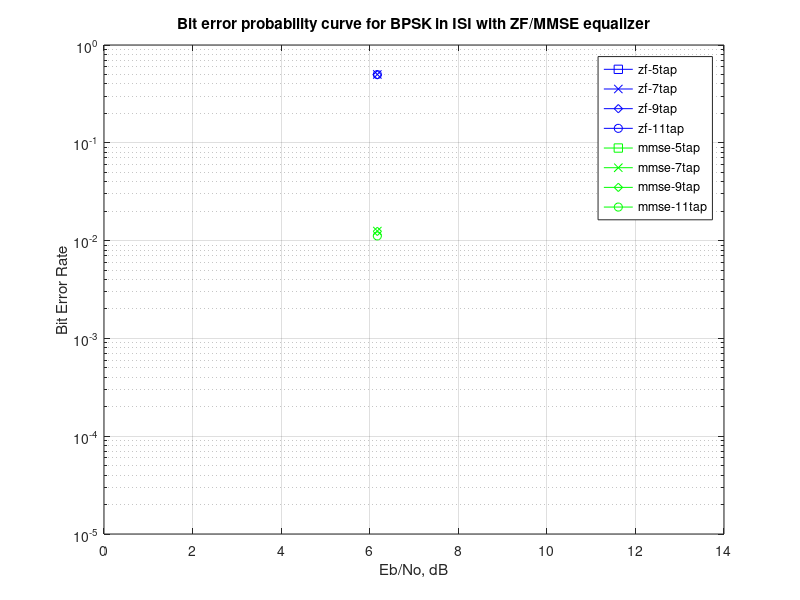

Reproduce this figure in MATLAB.
%zero forcing for BPSK
N=10^6;
Eb_N0_dB=6.17200395505916; %SNR for BPSK to achieve 10^(-3) BER
K=5;
%Transmitter
input=rand(1,N)>0.5;   %generate random inputs
s=2*input-1;    %BPSK modulation
%channel model
mTap=5;
E=0.5^2+0.25^2+0.125^2;
ht=[0.5/(sqrt(E)),0.25/sqrt(E),0.125/sqrt(E)];
L  = length(ht);
chanOut=conv(s,ht);
n=1/sqrt(2)*[randn(1,N+length(ht)-1)+1i*randn(1,N+length(ht)-1)]; %white guassian noise
%add noise to the channel
y=chanOut+10^(-Eb_N0_dB/20)*n;
for k=2:K
% zero forcing equalization
hM = toeplitz([ht([2:end]) zeros(1,2*k+1-L+1)], [ ht([2:-1:1]) zeros(1,2*k+1-L+1) ]);
d  = zeros(1,2*k+1);
d(k+1) = 1;
c_zf  = [inv(hM)*d.'].';
yFilt_zf = conv(y,c_zf);
yFilt_zf = yFilt_zf(k+2:end); 
yFilt_zf = conv(yFilt_zf,ones(1,1)); % convolution
ySamp_zf = yFilt_zf(1:1:N);  % sampling at time T

% mmse equalization
hAutoCorr = conv(ht,fliplr(ht));
hM = toeplitz([hAutoCorr([3:end]) zeros(1,2*k+1-L)], [ hAutoCorr([3:end]) zeros(1,2*k+1-L) ]);
hM = hM + 1/2*10^(-Eb_N0_dB/10)*eye(2*k+1);
d  = zeros(1,2*k+1);
d([-1:1]+k+1) = fliplr(ht);
c_mmse  = [inv(hM)*d.'].';
yFilt_mmse = conv(y,c_mmse);
yFilt_mmse = yFilt_mmse(k+2:end); 
yFilt_mmse = conv(yFilt_mmse,ones(1,1)); % convolution
ySamp_mmse = yFilt_mmse(1:1:N);  % sampling at time T

% receiver - hard decision decoding
ipHat_zf = real(ySamp_zf)>0;
ipHat_mmse = real(ySamp_mmse)>0;

% counting the errors
nErr_zf(k) = size(find([input- ipHat_zf]),2);
nErr_mmse(k) = size(find([input- ipHat_mmse]),2);
end
simBer_zf = nErr_zf/N; % simulated ber
simBer_mmse = nErr_mmse/N; % simulated ber
theoryBer = 0.5*erfc(sqrt(10.^(Eb_N0_dB/10))); % theoretical ber

% plot
figure
semilogy(Eb_N0_dB,simBer_zf(:,1),'bs-');
hold on
semilogy(Eb_N0_dB,simBer_zf(:,2),'bx-');
semilogy(Eb_N0_dB,simBer_zf(:,3),'bd-');
semilogy(Eb_N0_dB,simBer_zf(:,4),'bo-');
semilogy(Eb_N0_dB,simBer_mmse(:,1),'gs-');
semilogy(Eb_N0_dB,simBer_mmse(:,2),'gx-');
semilogy(Eb_N0_dB,simBer_mmse(:,3),'gd-');
semilogy(Eb_N0_dB,simBer_mmse(:,4),'go-');
axis([0 14 10^-5 1])
grid on
legend('zf-5tap', 'zf-7tap','zf-9tap','zf-11tap','mmse-5tap','mmse-7tap','mmse-9tap','mmse-11tap')
xlabel('Eb/No, dB');
ylabel('Bit Error Rate');
title('Bit error probability curve for BPSK in ISI with ZF/MMSE equalizer');


